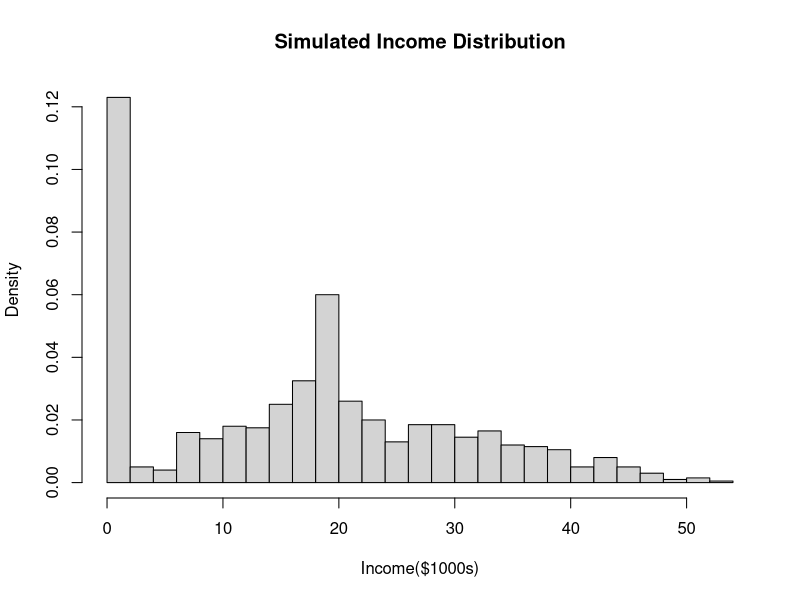
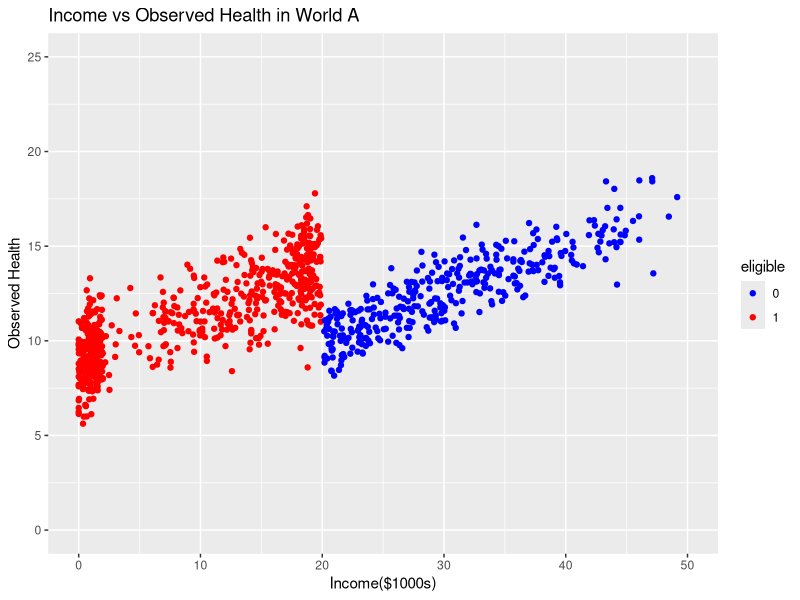
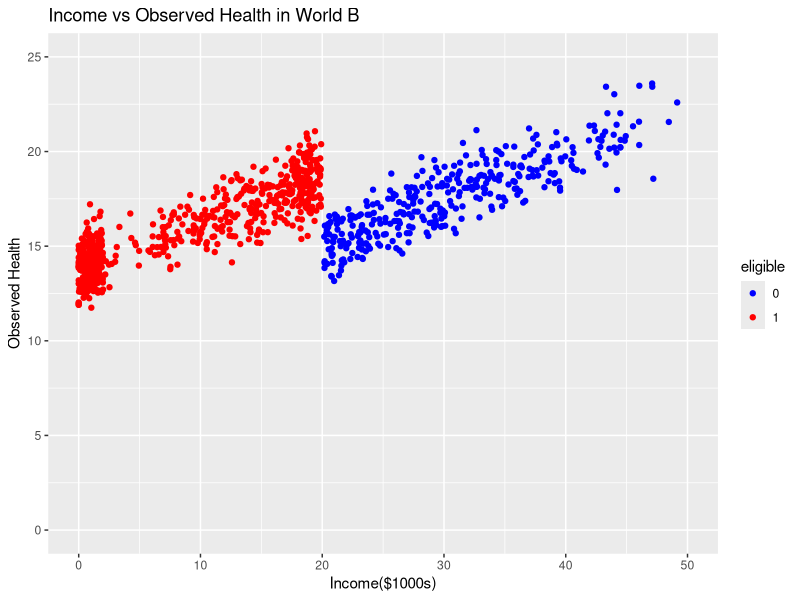

Here is the R script that generated these plots, in order:
## ---- chunk 1
# Setting seed
set.seed(0)
# Using uniform distributions for the two large peaks, then using normal distribution for the perceived smaller peaks throughout the data. Experimented with sd until histogram looked close to the pdf.
income <- c(runif(220,0,2),
            runif(70,18,20),
            rnorm(145,12,10),
            rnorm(145,16,5),
            rnorm(270,23,9),
            rnorm(150,35,8)
            )
# Any values less than 0 were set to 0
income <- ifelse(income<0,0,income)
# Histogram of simulated data
hist(income,breaks=30,freq=FALSE,xlab="Income($1000s)",main="Simulated Income Distribution")
## ---- chunk 2
eligible <- as.factor(ifelse(income<20,1,0))
## ---- chunk 3
# Setting seed for the chunk
set.seed(0)
# Initialize the data frame
fullA <- data.frame(income=income,y0=NA,y1=NA)
# y0 depends on income and is linear, y0 can't be greater than 26 and can't be lower than 0. With sd=1, we'll generate y0 to be less than or equal to 25 at the most
# max(income) = 63.4, so to be safe we'll assume the biggest simulated value is 100. 25/100 = 0.25. After some simulating, intercept y = 5 used to make sure values are within bounds.
fullA$y0 <- 5 + 0.25*income + rnorm(1000,0,1)
summary(fullA$y0)

fullA$y1 <- fullA$y0 + rnorm(1000,4,1)
summary(fullA$y1)

# Check difference in means
mean(fullA$y1-fullA$y0)

# Create obsA
obsA <- data.frame(income=income,eligible=eligible,y=ifelse(eligible==1,fullA$y1,fullA$y0))
## ---- chunk 4
# Set seed for chunk
set.seed(0)
# Initialize new data frame for world B
fullB <- data.frame(income=income,y0=NA,y1=NA)
# Transform income subtracting the threshold value, 20
t.income <- income - 20

# Generate new y0s in this world, should be linear. Using mostly the same model as the world A, but using y = 15 instead of y = 5 to make sure it's in bounds.
fullB$y0 <- 15 + 0.25*t.income + rnorm(1000,0,1)
summary(fullB$y0)

# Generating y1s, logic for t.income means that if income was below 20, (now it's anything less than 2 because of the uniform distribution in Question 1), they weren't eligible, so their potential outcome is still linear, with treatment effect of 4. Otherwise, it becomes a new quadratic relationship. Kept tweaking the coefficient for the quadratic until the range fell between 0 and 100
fullB$y1 <- ifelse(t.income < 2,fullB$y0 + rnorm(1,4,1),0.07*t.income^2 + rnorm(1,15,1))
summary(fullB$y1)

# Create obsB
obsB <- data.frame(income=income,eligible=eligible,y=ifelse(eligible==1,fullB$y1,fullB$y0))
## ---- chunk 5
# Call ggplot2
library(ggplot2)
# Plot world A
ggplot(data=obsA) +
  ggtitle("Income vs Observed Health in World A") +
  xlab("Income($1000s)") +
  ylab("Observed Health") +
  xlim(0,50) +
  ylim(0,25) +
  geom_point(aes(x=income,y=y,color=eligible)) +
  scale_color_manual(values=c("blue","red"))
# Plot world B
ggplot(data=obsB) +
  ggtitle("Income vs Observed Health in World B") +
  xlab("Income($1000s)") +
  ylab("Observed Health") +
  xlim(0,50) +
  ylim(0,25) +
  geom_point(aes(x=income,y=y,color=eligible)) +
  scale_color_manual(values=c("blue","red"))
## ---- chunk 6
fitA1 <- lm(y ~ income + eligible,obsA)
round(summary(fitA1)$coefficients,4)
predA1 <- predict(fitA1,data.frame(income=c(20,20),eligible=as.factor(c(0,1))))
estA1 <- predA1[2]-predA1[1]
estA1

fitA2 <- lm(y ~ eligible * income,obsA)
round(summary(fitA2)$coefficients,4)
predA2 <- predict(fitA2,data.frame(income=c(20,20),eligible=as.factor(c(0,1))))
estA2 <- predA2[2]-predA2[1]
estA2

fitA3 <- lm(y ~ eligible * income * I(income^2),obsA)
round(summary(fitA3)$coefficients,4)
predA3 <- predict(fitA3,data.frame(income=c(20,20),eligible=as.factor(c(0,1))))
estA3 <- predA3[2]-predA3[1]
estA3
## ---- chunk 7
fitB1 <- lm(y ~ income + eligible,obsB)
round(summary(fitB1)$coefficients,4)
predB1 <- predict(fitB1,data.frame(income=c(20,20),eligible=as.factor(c(0,1))))
estB1 <- predB1[2]-predB1[1]
estB1

fitB2 <- lm(y ~ eligible * income,obsB)
round(summary(fitB2)$coefficients,4)
predB2 <- predict(fitB2,data.frame(income=c(20,20),eligible=as.factor(c(0,1))))
estB2 <- predB2[2]-predB2[1]
estB2

fitB3 <- lm(y ~ eligible * income * I(income^2),obsB)
round(summary(fitB3)$coefficients,4)
predB3 <- predict(fitB3,data.frame(income=c(20,20),eligible=as.factor(c(0,1))))
estB3 <- predB3[2]-predB3[1]
estB3
## ---- chunk 8
restrict <- (income <= 22 & income >=18)
fitA1r <- lm(y ~ income + eligible,obsA,subset=restrict)
round(summary(fitA1r)$coefficients,4)
predA1r <- predict(fitA1r,data.frame(income=c(20,20),eligible=as.factor(c(0,1))))
estA1r <- predA1r[2]-predA1r[1]
estA1r

fitA2r <- lm(y ~ eligible * income,obsA,subset=restrict)
round(summary(fitA2r)$coefficients,4)
predA2r <- predict(fitA2r,data.frame(income=c(20,20),eligible=as.factor(c(0,1))))
estA2r <- predA2r[2]-predA2r[1]
estA2r

fitA3r <- lm(y ~ eligible * income * I(income^2),obsA,subset=restrict)
round(summary(fitA3r)$coefficients,4)
predA3r <- predict(fitA3r,data.frame(income=c(20,20),eligible=as.factor(c(0,1))))
estA3r <- predA3r[2]-predA3r[1]
estA3r
## ---- chunk 9
fitB1r <- lm(y ~ income + eligible,obsB,subset=restrict)
round(summary(fitA1r)$coefficients,4)
predB1r <- predict(fitB1r,data.frame(income=c(20,20),eligible=as.factor(c(0,1))))
estB1r <- predB1r[2]-predB1r[1]
estB1r

fitB2r <- lm(y ~ eligible * income,obsB,subset=restrict)
round(summary(fitB2r)$coefficients,4)
predB2r <- predict(fitB2r,data.frame(income=c(20,20),eligible=as.factor(c(0,1))))
estB2r <- predB2r[2]-predB2r[1]
estB2r

fitB3r <- lm(y ~ eligible * income * I(income^2),obsB,subset=restrict)
round(summary(fitB3r)$coefficients,4)
predB3r <- predict(fitB3r,data.frame(income=c(20,20),eligible=as.factor(c(0,1))))
estB3r <- predB3r[2]-predB3r[1]
estB3r
## ---- chunk 10
sim.results <-
data.frame(
  world=c(rep("A",3),rep("B",3),rep("A",3),rep("B",3)),
  model=c(rep(c("income, eligible","income, eligible, interaction","income, eligible, interaction, income squared"),4)),
  sample=c(rep("full sample",6),rep("18k < income < 22k",6)),
  estimate=c(estA1,estA2,estA3,estB1,estB2,estB3,estA1r,estA2r,estA3r,estB1r,estB2r,estB3r)
  )
sim.results
